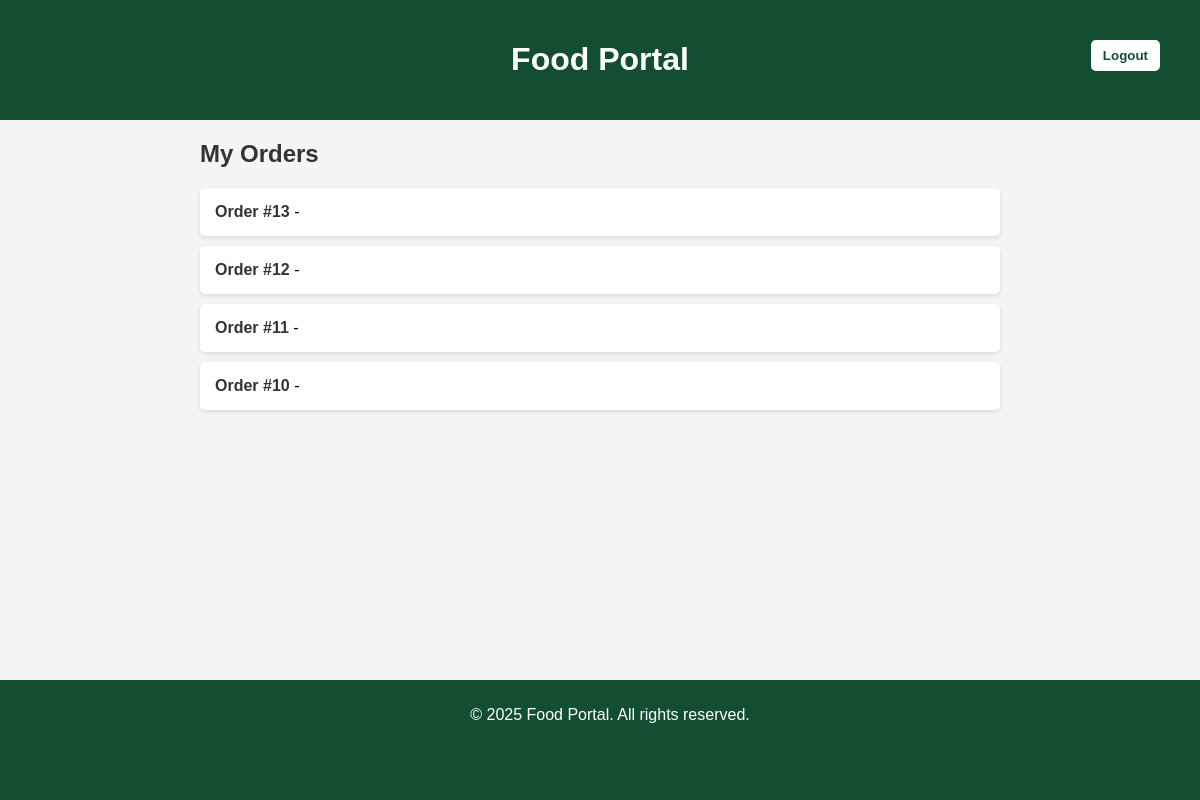
The page /orders/ (signed in) on the database as committed earlier.
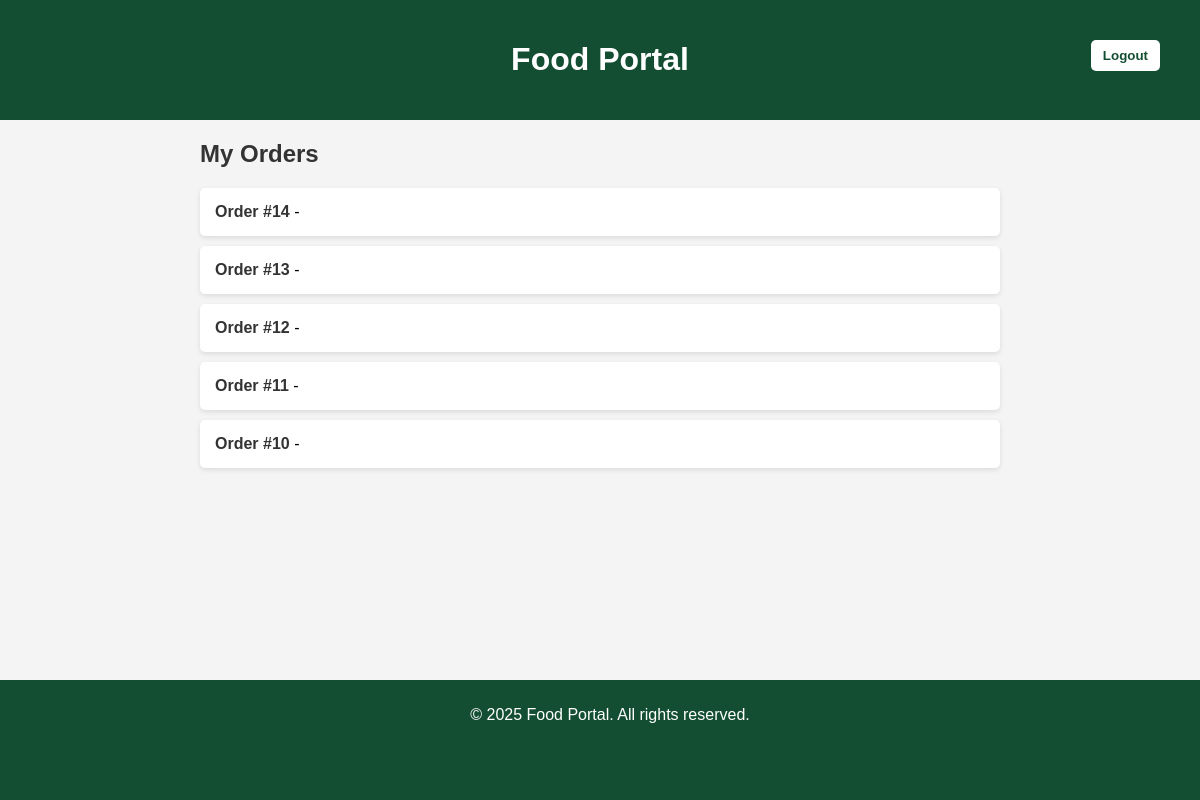
The same page on the database as committed later.
### portal/menu/models.py (models this page shows, shortened)
class Order(models.Model):
    user = models.ForeignKey(User, on_delete=models.CASCADE, null=True, blank=True)
    customer_name = models.CharField(max_length=100)
    created_at = models.DateTimeField(auto_now_add=True)

### portal/menu/views.py (the view)
# urls.py: path('orders/', views.order_list, name='order_list'),
@login_required
def order_list(request):
    if request.user.is_staff or request.user.groups.filter(name='Workers').exists():
        orders = Order.objects.all().order_by('-created_at')
    else:
        messages.error(request, "You don't have permission to view orders.")
        return redirect('home')  # or a safer page
    return render(request, 'orders/list.html', {'orders': orders})

### portal/menu/templates/orders/list.html (shortened to what this page needs)
<!DOCTYPE html>
<html lang="en">
<head>
</head>
<body>
  <header>
    <h1>Food Portal</h1>
    <form method="post" action="{% url 'logout' %}" style="position: absolute; top: 20px; right: 20px;">
      <button type="submit" class="logout-btn">Logout</button>
  </form>
  </header>
  <main>
    <div style="max-width: 800px; margin: 20px auto;">
      <h2>My Orders</h2>
      {% if orders %}
        <ul>
          {% for order in orders %}
            <li>
              <a href="{% url 'order_detail' order.id %}">Order #{{ order.id }}</a> - {{ order.status }}
            </li>
          {% endfor %}
        </ul>
      {% else %}
        <p class="no-orders">No orders available.</p>
      {% endif %}
    </div>
  </main>
  <footer>
    <p>&copy; 2025 Food Portal. All rights reserved.</p>
  </footer>
</body>
</html>

Rows that differ between the two databases and show on the page:
added Order: id "14"
